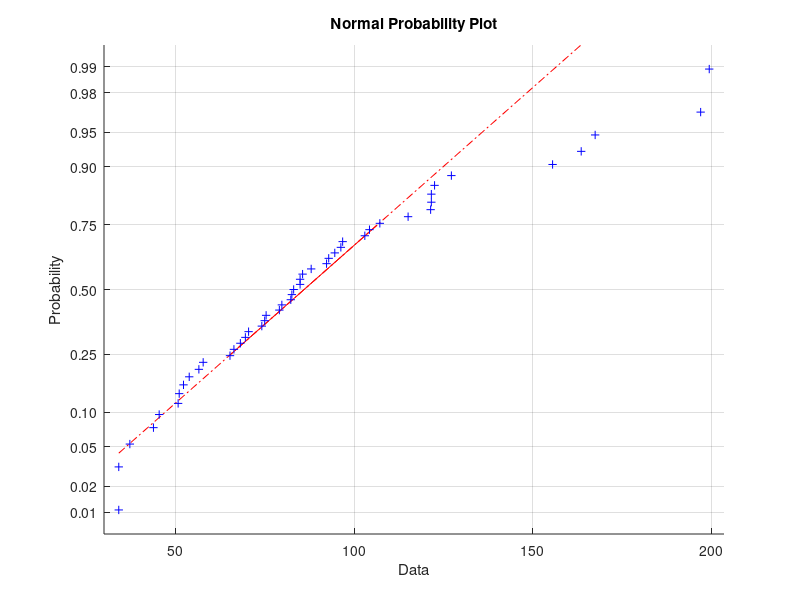

The MATLAB script that drew this image: (Note: this script raises an error after producing the figure.)
crimerate=[79.1	163.5	57.8	196.9	121.4	68.2	96.3	155.5	85.6	70.5	167.4	84.9	51.1	66.4	79.8	94.6	53.9	92.9	75	122.5	74.2	43.9	121.6	96.8	52.3	199.3	34.2	121.6	104.3	69.6	37.3	75.4	107.2	92.3	65.3	127.2	83.1	56.6	82.6	115.1	88	34.2	82.3	103	45.5	50.8	84.9
];
crimerate=crimerate';
x=[151	1	91	58	56	510	950	33	301	108	41	394	261
143	0	113	103	95	583	1012	13	102	96	36	557	194
142	1	89	45	44	533	969	18	219	94	33	318	250
136	0	121	149	141	577	994	157	80	102	39	673	167
141	0	121	109	101	591	985	18	30	91	20	578	174
121	0	110	118	115	517	964	25	44	84	29	689	126
127	1	111	82	79	519	982	4	139	97	38	620	168
131	1	109	115	109	542	969	50	179	79	35	472	206
157	1	90	65	62	553	955	39	286	81	28	421	239
140	0	118	71	68	632	1029	7	15	100	24	526	174
124	0	105	121	116	580	966	101	106	77	35	657	170
134	0	108	75	71	595	972	47	59	83	31	580	172
128	0	113	67	60	624	972	28	10	77	25	507	206
135	0	117	62	61	595	986	22	46	77	27	529	190
152	1	87	57	53	530	986	30	72	92	43	405	264
142	1	88	81	77	497	956	33	321	116	47	427	247
143	0	110	66	63	537	977	10	6	114	35	487	166
135	1	104	123	115	537	978	31	170	89	34	631	165
130	0	116	128	128	536	934	51	24	78	34	627	135
125	0	108	113	105	567	985	78	94	130	58	626	166
126	0	108	74	67	602	984	34	12	102	33	557	195
157	1	89	47	44	512	962	22	423	97	34	288	276
132	0	96	87	83	564	953	43	92	83	32	513	227
131	0	116	78	73	574	1038	7	36	142	42	540	176
130	0	116	63	57	641	984	14	26	70	21	486	196
131	0	121	160	143	631	1071	3	77	102	41	674	152
135	0	109	69	71	540	965	6	4	80	22	564	139
152	0	112	82	76	571	1018	10	79	103	28	537	215
119	0	107	165	157	521	938	168	89	92	36	637	154
166	1	89	58	54	521	973	46	254	72	26	396	237
140	0	93	55	54	535	1045	6	20	135	40	453	200
125	0	109	90	81	586	964	97	82	105	43	617	163
147	1	104	63	64	560	972	23	95	76	24	462	233
126	0	118	97	97	542	990	18	21	102	35	589	166
123	0	102	97	87	526	948	113	76	124	50	572	158
150	0	100	109	98	531	964	9	24	87	38	559	153
177	1	87	58	56	638	974	24	349	76	28	382	254
133	0	104	51	47	599	1024	7	40	99	27	425	225
149	1	88	61	54	515	953	36	165	86	35	395	251
145	1	104	82	74	560	981	96	126	88	31	488	228
148	0	122	72	66	601	998	9	19	84	20	590	144
141	0	109	56	54	523	968	4	2	107	37	489	170
162	1	99	75	70	522	996	40	208	73	27	496	224
136	0	121	95	96	574	1012	29	36	111	37	622	162
139	1	88	46	41	480	968	19	49	135	53	457	249
126	0	104	106	97	599	989	40	24	78	25	593	171
130	0	121	90	91	623	1049	3	22	113	40	588	160
];
scatter(x(:,1),crimerate); % pre-plot age (Rate vs. age)
scatter(x(:,2),crimerate); % Southern state
scatter(x(:,3),crimerate); % education preplot
scatter(x(:,4),crimerate); % local government expenditure1
scatter(x(:,5),crimerate); % police expenditure 2
scatter(x(:,6),crimerate); % labor force participation rate 
scatter(x(:,7),crimerate); % males per femail rate
scatter(x(:,8),crimerate); % population size
scatter(x(:,9),crimerate); % non white
scatter(x(:,10),crimerate); % unemployment rate 14-24
scatter(x(:,11),crimerate); %unemployment rate 25-39
scatter(x(:,12),crimerate); %median value transferable goods and assets
scatter(x(:,13),crimerate); %families earning
normplot(crimerate);
%my recreation of wheel for backward approach
mcv=x; %meaninful covariates
cvn=cellstr({'Age' 'S' 'Ed' 'Ex0' 'Ex1' 'LF' 'M' 'N' 'NW' 'U1' 'U2' 'W' 'X'});
stat =regstats(crimerate,mcv,'linear');
s=size(mcv);
pval=stat.tstat.pval; 
mpval=0;
maxindx=0;
for i=1:s(2)+1;
    if pval(i)>mpval;
        mpval=pval(i);
        maxindx=i;
    end;
end;
maxindx=maxindx-1;
step=1;
while (mpval>.05);
    pval
    cvn(maxindx)
    if (maxindx==1);
        mcv=mcv(:,maxindx+1:s(2));
        cvn=cvn(:,maxindx+1:s(2));
    else;
         btemp = mcv(:,1:maxindx-1);
         ttemp= mcv(:,maxindx+1:s(2));
         mcv=[btemp ttemp];
         bcvn= cvn(:,1:maxindx-1);
         tcvn= cvn(:,maxindx+1:s(2));
         cvn=[bcvn tcvn];
    end;
    stat =regstats(crimerate,mcv,'linear');
    s=size(mcv);
    pval=stat.tstat.pval;
    mpval=0;
    maxindx=0;
    for i=1:s(2)+1;
        if pval(i)>mpval;
            mpval=pval(i);
            maxindx=i;
        end;
    end;
    step=step+1; %next step
    maxindx=maxindx-1;
end;
pval
%forward
mcv=x; %meaninful covariates
cvn=cellstr({'Age' 'S' 'Ed' 'Ex0' 'Ex1' 'LF' 'M' 'N' 'NW' 'U1' 'U2' 'W' 'X'});
fsw=false;
%initiation
i=0;
min=1;
vvec=ones(1,13); % variable vector showing checked
for i=1:13;
    cov=x(:,i);
    stat =regstats(crimerate,cov,'linear');
   if (stat.tstat.pval(2)<min); 
      candidate=i; 
      min=stat.tstat.pval(2);
      pval=stat.tstat.pval;
   end;
end; % I know at least one var is in
% save profile of candidate
cov=x(:,candidate);
cvn(candidate) % first variable added
vvec(1,candidate)=0; % keep track of not adding multiple times
pval
nadd=1; % keeps number of added
for j=1:13;
    min=1;
    for i=1:13;
        if vvec(1,i)==1;
            tempc=cov;
            cov=[cov x(:,i)];
            stat =regstats(crimerate,cov,'linear');
           if (max(stat.tstat.pval)<min); 
              candidate=i; 
              min=max(stat.tstat.pval);
              pval=stat.tstat.pval;
           end;
           cov=tempc;
        end;
    end; 
    if (max(pval) >.05);
        j=100; % mean break the loop
    else
         %print profile of candidate
        cov=[cov x(:,candidate)];
        cvn(candidate)
        vvec(1,candidate)=0;
        pval
        nadd=nadd+1;
    end;
end;

%stepwise approach:
[b,se,pval,inmodel,stats,nextstep,history]= stepwisefit(x,crimerate)

% residual plot
beta=stat.tstat.beta;
modelx=[ones(47,1) x(:,4) x(:,13) x(:,3) x(:,1)];
ybar=modelx*beta;
res=crimerate-ybar;
scatter(x(:,4),res); % police expenditure 60 residual
scatter(x(:,13),res); % Medium income residual
scatter(x(:,3),res); % Education residual
scatter(x(:,1),res); % age residual plot

%fun = @(x0,y0,x1,y1) norm(y1-x1*(x0\y0))^2;  % residual sum of squares
%[in,history] = sequentialfs(fun,x,crimerate,'cv',5)
%fsra(crimerate,x)


